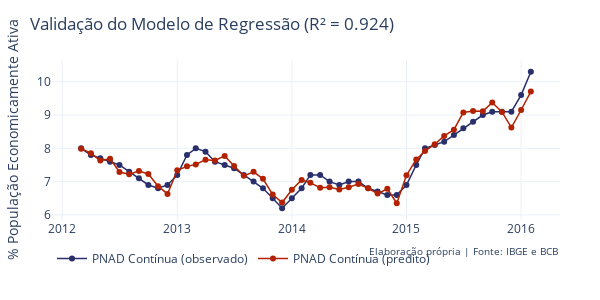

The code cell stored with this chart in its notebook:
### Code cell
"""
Cria gráfico de validação do modelo de regressão.
Compara valores observados da PNAD com valores preditos pelo modelo
baseado nos dados da PME, permitindo avaliar a qualidade do ajuste.

Parameters
----------
dados_overlap : pandas.DataFrame
    Dados do período de sobreposição
regression_model : RegressionResults
    Modelo de regressão ajustado
"""
# Prepara dados para visualização
dados_modelo = pd.DataFrame({
    'Date': dados_overlap['Date'],
    'PNAD Contínua (observado)': dados_overlap['pnad'],
    'PNAD Contínua (predito)': regression_model.fittedvalues
})

# Converte para formato long
dados_long = dados_modelo.melt(id_vars=['Date'])

fig = go.Figure()

for var in dados_long['variable'].unique():
    df_var = dados_long[dados_long['variable'] == var]
    
    # Define cor baseada no tipo
    if 'observado' in var:
        color = COLORS['blue']
    else:
        color = COLORS['red']
    
    fig.add_trace(go.Scatter(
        x=df_var['Date'],
        y=df_var['value'],
        mode='lines+markers',
        name=var,
        line=dict(color=color, width=1.5),
        marker=dict(size=6),
        hovertemplate='<b>%{fullData.name}</b><br>' +
                        'Data: %{x|%b/%Y}<br>' +
                        'Taxa: %{y:.1f}%<extra></extra>'
    ))

# Layout
fig.update_layout(
    title=f"Validação do Modelo de Regressão (R² = {regression_model.rsquared:.3f})",
    xaxis_title="",
    yaxis_title="% População Economicamente Ativa",
    legend_title="",
    legend=dict(orientation='h', y=-0.15),
    template="plotly_white",
    height=300,
    width=600,
    margin=dict(l=40, r=40, t=60, b=80),
    annotations=[
        dict(
            text="Elaboração própria | Fonte: IBGE e BCB",
            x=1, y=-0.25, xref='paper', yref='paper',
            showarrow=False, font=dict(size=10), xanchor='right'
        )
    ]
)

fig.show()
